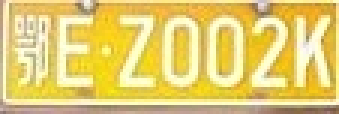
#> input picture sandbox/YOLOv2/keras-yolo2/data/lp_candidates/train/jpeg/151.jpg, 113 x 38 px, found by its file name (shown 3 times larger); its folder holds only this picture in this run
$ python test_contour.py   (older library calls are emulated)
#> lines starting #> are read from the running program, lines starting #| are printed output that depends on the picture; after the words box and inside, x2 and y2 are one past the last pixel; in counts of white or black regions, pixels touching at a corner belong together
# run through entire lp dataset and count how many fail to be parsed by our technique

import os
import os.path as path
from scipy.misc import imread
import cv2
import numpy as np
import matplotlib.pyplot as plt
from tqdm import tqdm
from copy import deepcopy
from skimage.filters import threshold_local

possible_chars = 'ABCDEFGHJKLMNPQRSTUVWXYZ0123456789'   # NO I's or O's exist in this dataset
char_counts = np.zeros(len(possible_chars))


def draw_contours(image, contours):
    if len(contours) > 0:
        for i, cnt in enumerate(contours):
            x, y, w, h = cv2.boundingRect(cnt)
            cv2.rectangle(image, (x, y), (x + w, y + h), 255, 1)

    return image


def filter_image(image):
    block_size = 101
    local_thresh = threshold_local(image, block_size, offset=10)
    thresh = (image <= local_thresh).astype(np.uint8)
    contours, hierarchy = cv2.findContours(thresh, cv2.RETR_EXTERNAL, cv2.CHAIN_APPROX_SIMPLE)

    image = draw_contours(image, contours)
    return image, contours


def filter_contours(image, contours):
    rects = []
    if len(contours) > 0:
        c = max(contours, key=cv2.contourArea)
        for i, cnt in enumerate(contours):
            (boxX, boxY, boxW, boxH) = cv2.boundingRect(cnt)
            aspectRatio = boxW / float(boxH)
            solidity = cv2.contourArea(c) / float(boxW * boxH)
            heightRatio = boxH / float(image.shape[0])

            keepAspectRatio = 0.1 < aspectRatio < 0.95
            keepSolidity = solidity > 0.15
            keepHeight = 0.3 < heightRatio < 0.9

            if keepAspectRatio and keepSolidity and keepHeight:
                x, y, w, h = cv2.boundingRect(cnt)
                rects.append((x, y, w, h))

    for x, y, w, h in rects:
        cv2.rectangle(image, (x, y), (x + w, y + h), 255, 1)

    return image, rects


def sort_rects(rects):
    centers = np.array([(x + w) / 2 for x, y, w, h in rects])
    arr1inds = centers.argsort()

    sorted_rects = []
    for idx in arr1inds:
        sorted_rects.append(rects[idx])

    return sorted_rects


def correct_letters(file, rects):

    # plates letters to include in file names
    plate_chars = 'ABCDEFGHJKLMNPQRSTUVWXYZ0123456789_'

    # count how many unique candidates there are
    letter_count = len(rects)

    # count how many are correctly contoured
    digits = ''
    for char in path.splitext(file)[0]:
        if char in plate_chars:
            digits = digits + char

    correct_count = 0
    for char in digits:
        if char is '_':
            break
        else:
            correct_count += 1

    keep_plate = correct_count <= letter_count <= correct_count
    if keep_plate:
        global char_counts
        global possible_chars
        if possible_chars is not None:
            for char in digits:
                if char is '_':
                    break
                else:
                    found = possible_chars.find(char)
                    if found is not -1:
                        char_counts[found] += 1

    return keep_plate


export = True
correct = 0
incorrect = 0

input_dir = 'converted_dataset2/train/jpeg'
out_dir = 'lp_candidates_d1'
jpg_dir = path.join(out_dir, 'train', 'jpeg')
xml_dir = path.join(out_dir, 'train', 'xml')

if not path.isdir(jpg_dir):
    os.makedirs(jpg_dir)
if not path.isdir(xml_dir):
    os.makedirs(xml_dir)

file_counter = 0

for root, dirs, files in os.walk(input_dir):
    for file in tqdm(files):
        file_path = path.join(input_dir, file)

        # [8 lines of commented-out code are left out]

        image = imread(file_path, mode='L')
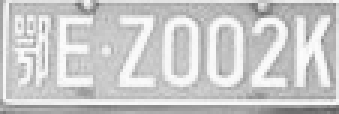
#> image: shape (38, 113) (shown 3 times larger); min 93, max 253, mean 201.9

        img = deepcopy(image)
        output_img, contours = filter_image(img)
#> in filter_image, `local_thresh = threshold_local(image, block_size, offset=10)`:
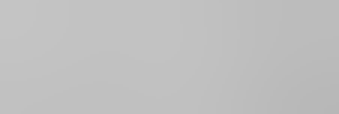
#> local_thresh: shape (38, 113) float64 (shown 3 times larger); min 183.8, max 196.5, mean 191.9
#> in filter_image, `thresh = (image <= local_thresh).astype(np.uint8)`:
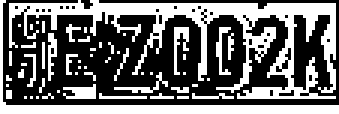
#> thresh: shape (38, 113) (shown 3 times larger); values 0 (black) and 1 (white), 41.3% white; 55 white regions (48 under 20 px)
#> in filter_image, `contours, hierarchy = cv2.findContours(thresh, cv2.RETR_EXTERNAL, cv2...`: contours = 55 contours, 52 with area under 20; largest, box (x1, y1, x2, y2) and area: (3, 0, 112, 33) 738, (0, 0, 113, 38) 226, (21, 28, 32, 33) 21
#> the loop in draw_contours, `for i, cnt in enumerate(contours):` made 55 passes
#> (x, y, w, h) on passes 2, 3, 4, 5, 6, 8, 9, 11, 13, 14, 15, 16: (12, 32, 1, 1), (10, 32, 1, 1), (8, 32, 1, 1), (64, 31, 14, 2), (50, 31, 8, 2), (14, 31, 4, 2), (19, 30, 1, 1), (57, 29, 6, 2), (21, 28, 11, 5), (2, 28, 1, 1), (69, 26, 1, 1), (13, 26, 2, 5)
#> (cnt, x, y, w, h) on passes 1, 7, 10, 12, 17, 24: ([[59, 32], [62, 32]], 59, 32, 4, 1), ([[33, 31], [33, 32], [48, 32], [34, 32]], 33, 31, 16, 2), ([[2, 30], [2, 32], [3, 32], [3, 30]], 2, 30, 2, 3), ([[64, 28], [65, 28]], 64, 28, 2, 1), ([[2, 25], [2, 26], [3, 26]], 2, 25, 2, 2), ([[7, 23], [6, 24], [6, 25], [7, 25]], 6, 23, 2, 3)
#> after the loop in draw_contours, `for i, cnt in enumerate(contours):`:
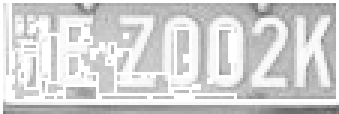
#> image: shape (38, 113) (shown 3 times larger); min 93, max 255, mean 211.5
        # plt.imshow(output_img)
        # plt.show()

        img = deepcopy(image)
        filtered_img, rects = filter_contours(img, contours)
#> in filter_contours, `c = max(contours, key=cv2.contourArea)`: c = contour of 301 points, box (x1, y1, x2, y2) (3, 0, 112, 33), area 738
#> the loop in filter_contours, `for i, cnt in enumerate(contours):` made 55 passes
#> (boxX, boxY, boxW, boxH, aspectRatio, solidity, heightRatio, keepAspectRatio) on passes 45 to 46: (16, 11, 3, 16, 0.188, 15.36, 0.421, True), (72, 9, 5, 16, 0.312, 9.22, 0.421, True)
#> (boxX, boxY, boxW, boxH, aspectRatio, solidity, heightRatio, keepAspectRatio) on passes 2, 3, 4, 5, 6, 8: (12, 32, 1, 1, 1, 737.5, 0.0263, False), (10, 32, 1, 1, 1, 737.5, 0.0263, False), (8, 32, 1, 1, 1, 737.5, 0.0263, False), (64, 31, 14, 2, 7, 26.34, 0.0526, False), (50, 31, 8, 2, 4, 46.09, 0.0526, False), (14, 31, 4, 2, 2, 92.19, 0.0526, False)
#> the loop in filter_contours, `for x, y, w, h in rects:` made 3 passes
#> (x, y, w) on passes 1 to 3: (16, 11, 3), (72, 9, 5), (58, 9, 5)
#> after the loop in filter_contours, `for x, y, w, h in rects:`:
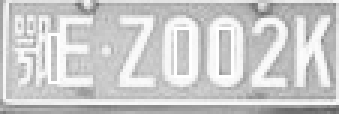
#> image: shape (38, 113) (shown 3 times larger); min 93, max 255, mean 203.4
        # plt.imshow(filtered_img)
        # plt.show()

        rects = sort_rects(rects)
#> the loop in sort_rects, `for idx in arr1inds:` made 3 passes
#> idx on pass 3: 1

        keep_plate = correct_letters(file, rects)

        if keep_plate:
            correct += 1

            if export:
                # get chars from file name
                plate_chars = 'ABCDEFGHJKLMNPQRSTUVWXYZ0123456789_'
                chars = ''
                for char in path.splitext(file)[0]:
                    if char in plate_chars:
                        chars = chars + char

                # create set of bb's for xml file
                bb_set = ''
                with open('bb_xml.txt', 'r') as bb_file:
#> (reads sandbox/YOLOv2/keras-yolo2/data/bb_xml.txt from the repository)
                    bb_xml_template = bb_file.read()
                    for idx, (x, y, w, h) in enumerate(rects):
                        xmin = x
                        ymin = y
                        xmax = x + w
                        ymax = y + h

                        bb_xml_item = bb_xml_template.format(chars[idx], xmin, ymin, xmax, ymax)
                        bb_set = bb_set + bb_xml_item + '\n'
#> this loop made 3 passes

                # open template file and use as base for new file:
                with open('template_xml.txt', 'r') as myfile:
                    ###########################################################################################
                    # Do for original color image:
#> (reads sandbox/YOLOv2/keras-yolo2/data/template_xml.txt from the repository)
                    data = myfile.read()
                    formatted = data.format('{}.jpg'.format(file_counter), image.shape[1], image.shape[0], bb_set)

                    # save formatted to a new xml file
                    with open(path.join(xml_dir, '{}.xml'.format(file_counter)), 'w+') as xml_file:
                        xml_file.write(formatted)

                    # save the (colored) corresponding image as new jpg file
                    cv2.imwrite(path.join(jpg_dir, '{}.jpg'.format(file_counter)), imread(file_path))

                    ###########################################################################################
                    # Do for B/W color image:
                    formatted = data.format('{}_bw.jpg'.format(file_counter), image.shape[1], image.shape[0],
                                            bb_set)

                    # save formatted to a new xml file
                    with open(path.join(xml_dir, '{}_bw.xml'.format(file_counter)), 'w+') as xml_file:
                        xml_file.write(formatted)

                    # save the (colored) corresponding image as new jpg file
                    cv2.imwrite(path.join(jpg_dir, '{}_bw.jpg'.format(file_counter)), imread(file_path, mode='L'))

                    ###########################################################################################
                    # Do for inverted B/W color image:
                    formatted = data.format('{}_inv.jpg'.format(file_counter), image.shape[1], image.shape[0],
                                            bb_set)

                    # save formatted to a new xml file
                    with open(path.join(xml_dir, '{}_inv.xml'.format(file_counter)), 'w+') as xml_file:
                        xml_file.write(formatted)

                    # save the (colored) corresponding image as new jpg file
                    cv2.imwrite(path.join(jpg_dir, '{}_inv.jpg'.format(file_counter)),
                                255 - imread(file_path, mode='L'))
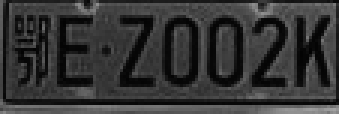
#> saved as 0_inv.jpg: shape (38, 113) (shown 3 times larger); min 2, max 162, mean 53.1

                file_counter += 1

        else:
            incorrect += 1

# print accuracy
print("Accuracy: {} ({}/{})".format(correct / (correct + incorrect), correct, correct + incorrect))

if not export:
    # print(char_counts)
    hist_labels = []
    for char in possible_chars:
        hist_labels.append(char)
    plt.bar(np.arange(len(char_counts)), char_counts, tick_label=hist_labels)
    plt.title('Number of (extracted) character occurences in LP dataset')
    plt.show()
